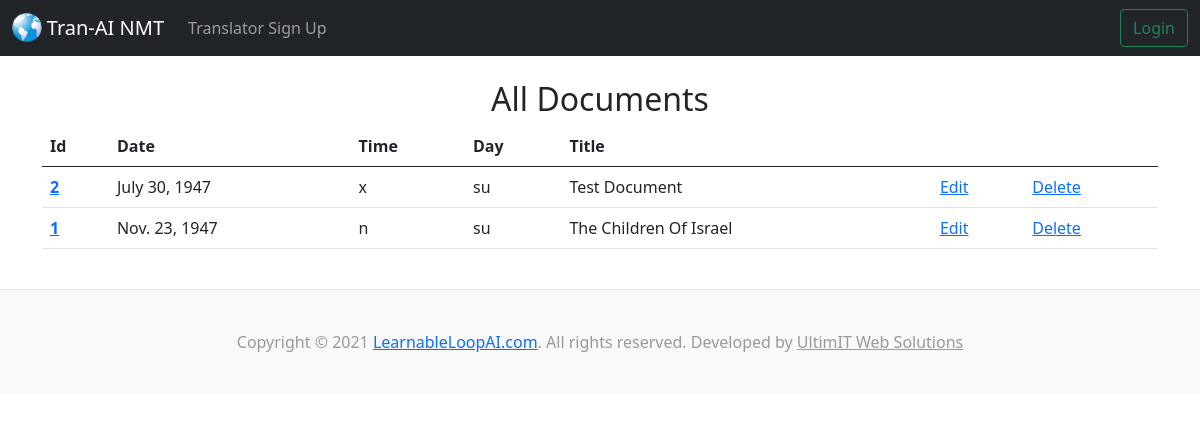
/documents/, run on the app's committed database.
### tranai/models.py (models this page shows, shortened)
class Document(models.Model):
  class TimeOfDay(models.TextChoices):
    NO_TOD = 'n', _('No Time Of Day')
    SUNRISE = 's', _('Sunrise')
    BREAKFAST = 'b', _('Breakfast')
    MORNING = 'x', _('Morning')
    AFTERNOON = 'y', _('Afternoon')
    EVENING = 'z', _('Evening')
  class DayOfWeek(models.TextChoices):
    SUNDAY = 'su', _('Sunday')
    MONDAY = 'mo', _('Monday')
    TUESDAY = 'tu', _('Tuesday')
    WEDNESDAY = 'we', _('Wednesday')
    THURSDAY = 'th', _('Thursday')
    FRIDAY = 'fr', _('Friday')
    SATURDAY = 'sa', _('Saturday')
  dod = models.DateField('Date Of Delivery')
  tod = models.CharField('Time Of Day', max_length=1, validators=[MinLengthValidator(1), MaxLengthValidator(1)], choices=TimeOfDay.choices, default=TimeOfDay.NO_TOD, blank=False,)
  dow = models.CharField('Day Of Week', max_length=2, choices=DayOfWeek.choices, default=DayOfWeek.SUNDAY, blank=False,)
  title = models.CharField('Document Title', max_length=64, blank=False,)
  descriptor = models.CharField('Descriptor', max_length=120, blank=False,)

### tranai/views.py (the view)
# urls.py: path('documents/', views.index_documents, name='index-documents'),
def index_documents(request):
  document_list = Document.objects.all().order_by('title')#sort by date instead of title
  return render(request, 'tranai/index_documents.html', {'document_list': document_list})

### tranai/templates/tranai/index_documents.html
{% extends 'tranai/base.html' %}
{% block content %}
<center><h2>All Documents</h2></center>
<table class="table table-hover">
  <thead>
    <tr>
      <th scope="col">Id</th>
      <th scope="col">Date</th>
      <th scope="col">Time</th>
      <th scope="col">Day</th>
      <th scope="col">Title</th>
      <th scope="col"></th>
      <th scope="col"></th>
    </tr>
  </thead>
  <tbody>
{% for document in document_list %}
    <tr>
      <th scope="row"><a href="{% url 'show-document' document.id %}">{{ document.id }}</a></th>
      <td>{{ document.dod }}</td>
      <td>{{ document.tod }}</td>
      <td>{{ document.dow }}</td>
      <td>{{ document.title }}</td>
      <td><a href="{% url 'update-document' document.id %}">Edit</a></td>
      <td><a href="{% url 'delete-document' document.id %}">Delete</a></td>
    </tr>
{% endfor %}
  </tbody>
</table>
{% endblock %}

### data on the page
Document: id "2", dod "July 30, 1947", tod "x", dow "su", title "Test Document"
Document: id "1", dod "Nov. 23, 1947", tod "n", dow "su", title "The Children Of Israel"
